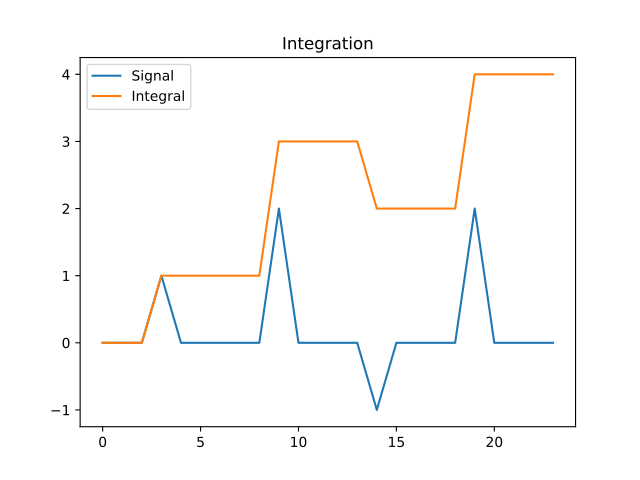

Source code (Python):
import numpy as np
import matplotlib.pyplot as plt
from pycsou.linop.diff import Integration1D

x = np.array([0,0,0,1,0,0,0,0,0,2,0,0,0,0,-1,0,0,0,0,2,0,0,0,0])
Int = Integration1D(size=x.size)
y = Int * x
plt.figure()
plt.plot(np.arange(x.size), x)
plt.plot(np.arange(x.size), y)
plt.legend(['Signal', 'Integral'])
plt.title('Integration')
plt.show()
